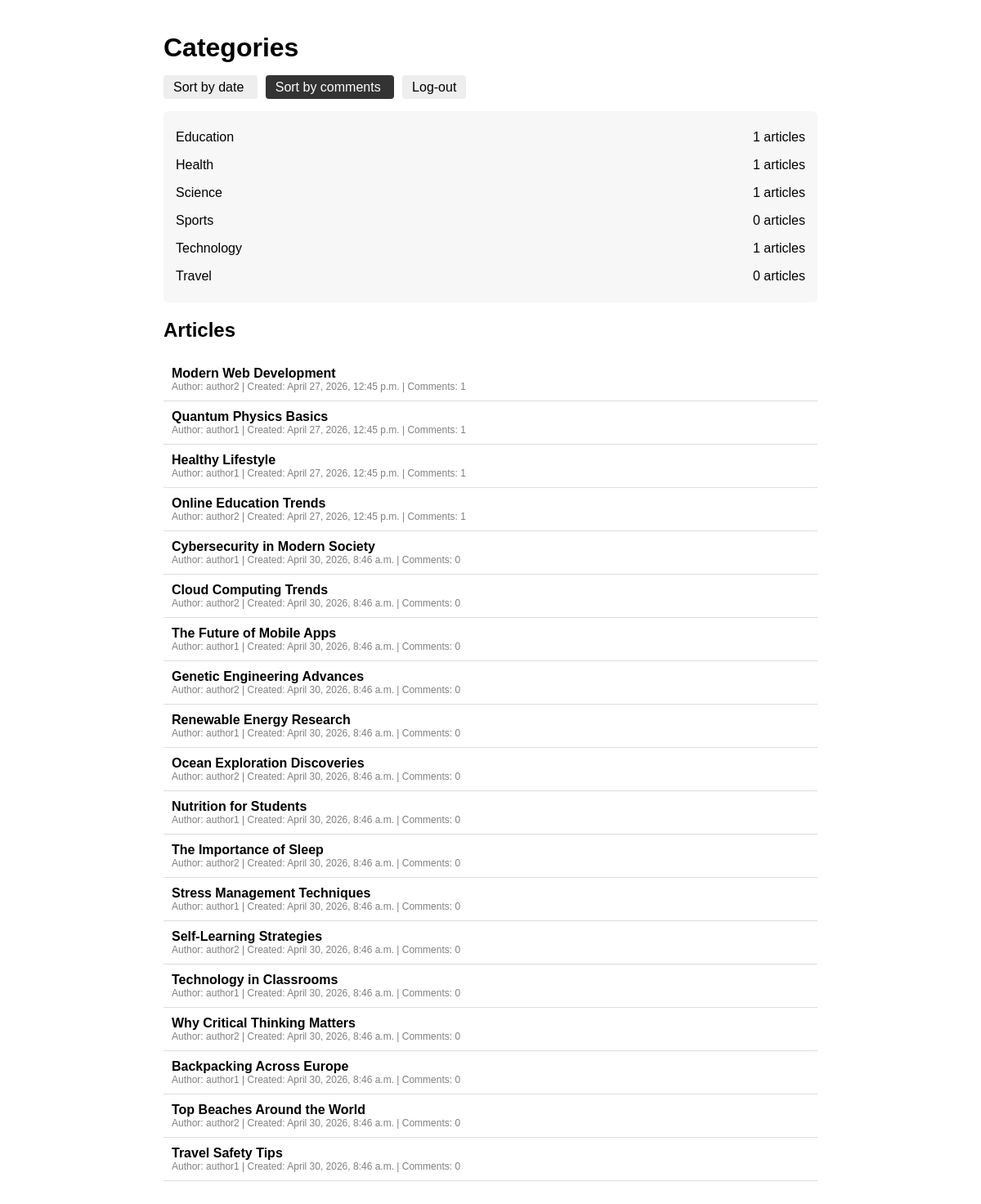
/categories/?sort=comments, run on the app's committed database.
### articles/models.py (models this page shows, shortened)
class Category(models.Model):
    name = models.CharField(max_length=200, unique=True)

class Article(models.Model):
    category = models.ForeignKey(Category, on_delete=models.CASCADE)
    title = models.CharField(max_length=200, unique=True)
    author = models.ForeignKey(User, on_delete=models.CASCADE)
    content = models.TextField()
    created = models.DateTimeField(auto_now_add=True)
    updated = models.DateTimeField(auto_now=True)

### articles/views.py (the view)
# urls.py: path('categories/', views.category_list, name='home'),
def category_list(request):
    sort = request.GET.get('sort', '')
    categories = Category.objects.all().order_by('name')
    articles = Article.objects.all().order_by('title')
    if sort == 'date':
        articles = articles.order_by('-created')
    elif sort == 'comments':
        articles = articles.annotate(
            comments_count=Count('comment')
        ).order_by('-comments_count')
    context = {
        'categories': categories,
        'articles': articles,
        'current_sort': sort
    }
    return render(request, 'category-article_list.html', context)

### templates/category-article_list.html (shortened to what this page needs)
<!DOCTYPE html>
<html lang="en">
<head>
</head>
<body>
<div class="container">
    <h1>Categories</h1>
    <div class="sort">
        <a href="?sort=date" class="{% if current_sort == 'date' %}active{% endif %}">
            Sort by date
        </a>
        <a href="?sort=comments" class="{% if current_sort == 'comments' %}active{% endif %}">
            Sort by comments
        </a>
        <a href="/" class="{% if not current_sort %}active{% endif %}">
            Log-out
        </a>
    </div>
    <div class="box">
        {% for category in categories %}
            <div class="category">
                <span>{{ category.name }}</span>
                <span>{{ category.article_set.count }} articles</span>
            </div>
        {% endfor %}
    </div>
<h2>Articles</h2>
<div class="articles">
    {% for article in articles %}
        <div class="article">
            <a href="{% url 'article_page' article.id %}" style="text-decoration: none; color: inherit;">
                <b>{{ article.title }}</b>
            </a>
            <div class="small">
                Author: {{ article.author }} |
                Created: {{ article.created }} |
                Comments: {{ article.comment_set.count }}
            </div>
        </div>
    {% empty %}
        <p>No articles available.</p>
    {% endfor %}
</div>
</div>
</body>
</html>

### templates/category-article_list.html (style rules this page uses)
body { font-family: Arial; margin: 40px; }
.container { max-width: 800px; margin: auto; }
.sort { margin-bottom: 20px; }
.sort a { margin-right: 10px; padding: 6px 12px; background: #eee; text-decoration: none; border-radius: 4px; color: black; }
.sort a.active { background: #333; color: white; }
.box { background: #f7f7f7; padding: 15px; margin-bottom: 10px; border-radius: 6px; }
.category { display: flex; justify-content: space-between; padding: 8px 0; }
.articles { margin-top: 20px; }
.article { padding: 10px; border-bottom: 1px solid #ddd; }
.small { color: gray; font-size: 12px; }

### data on the page
Category: name "Education", article_set.count "1"
Category: name "Health", article_set.count "1"
Category: name "Science", article_set.count "1"
Category: name "Sports", article_set.count "0"
Category: name "Technology", article_set.count "1"
Category: name "Travel", article_set.count "0"
Article: title "Modern Web Development", author "author2", created "April 27, 2026, 12:45 p.m.", comment_set.count "1"
Article: title "Quantum Physics Basics", author "author1", created "April 27, 2026, 12:45 p.m.", comment_set.count "1"
Article: title "Healthy Lifestyle", author "author1", created "April 27, 2026, 12:45 p.m.", comment_set.count "1"
Article: title "Online Education Trends", author "author2", created "April 27, 2026, 12:45 p.m.", comment_set.count "1"
Article: title "Cybersecurity in Modern Society", author "author1", created "April 30, 2026, 8:46 a.m.", comment_set.count "0"
Article: title "Cloud Computing Trends", author "author2", created "April 30, 2026, 8:46 a.m.", comment_set.count "0"
Article: title "The Future of Mobile Apps", author "author1", created "April 30, 2026, 8:46 a.m.", comment_set.count "0"
Article: title "Genetic Engineering Advances", author "author2", created "April 30, 2026, 8:46 a.m.", comment_set.count "0"
Article: title "Renewable Energy Research", author "author1", created "April 30, 2026, 8:46 a.m.", comment_set.count "0"
Article: title "Ocean Exploration Discoveries", author "author2", created "April 30, 2026, 8:46 a.m.", comment_set.count "0"
Article: title "Nutrition for Students", author "author1", created "April 30, 2026, 8:46 a.m.", comment_set.count "0"
Article: title "The Importance of Sleep", author "author2", created "April 30, 2026, 8:46 a.m.", comment_set.count "0"
Article: title "Stress Management Techniques", author "author1", created "April 30, 2026, 8:46 a.m.", comment_set.count "0"
Article: title "Self-Learning Strategies", author "author2", created "April 30, 2026, 8:46 a.m.", comment_set.count "0"
Article: title "Technology in Classrooms", author "author1", created "April 30, 2026, 8:46 a.m.", comment_set.count "0"
Article: title "Why Critical Thinking Matters", author "author2", created "April 30, 2026, 8:46 a.m.", comment_set.count "0"
Article: title "Backpacking Across Europe", author "author1", created "April 30, 2026, 8:46 a.m.", comment_set.count "0"
Article: title "Top Beaches Around the World", author "author2", created "April 30, 2026, 8:46 a.m.", comment_set.count "0"
Article: title "Travel Safety Tips", author "author1", created "April 30, 2026, 8:46 a.m.", comment_set.count "0"
